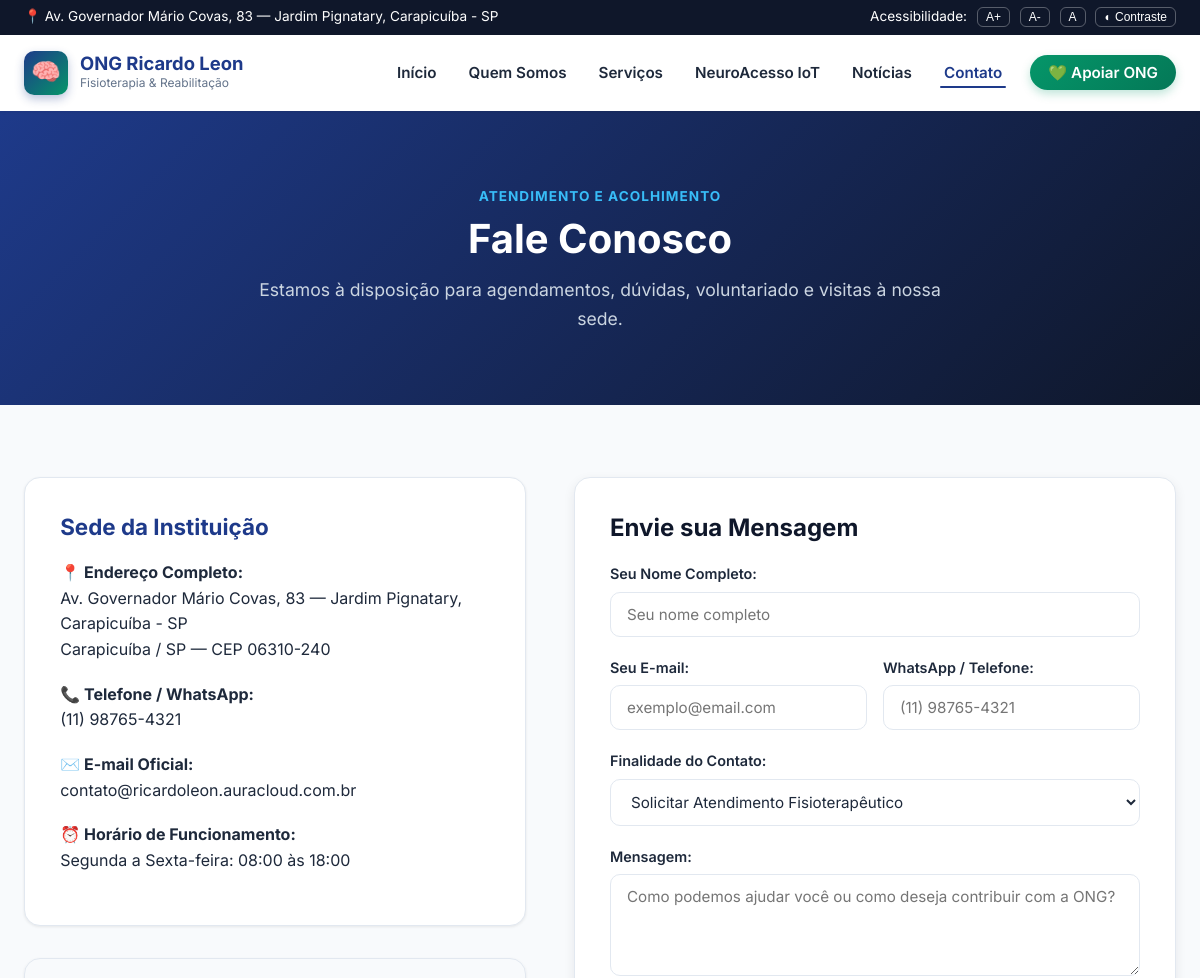
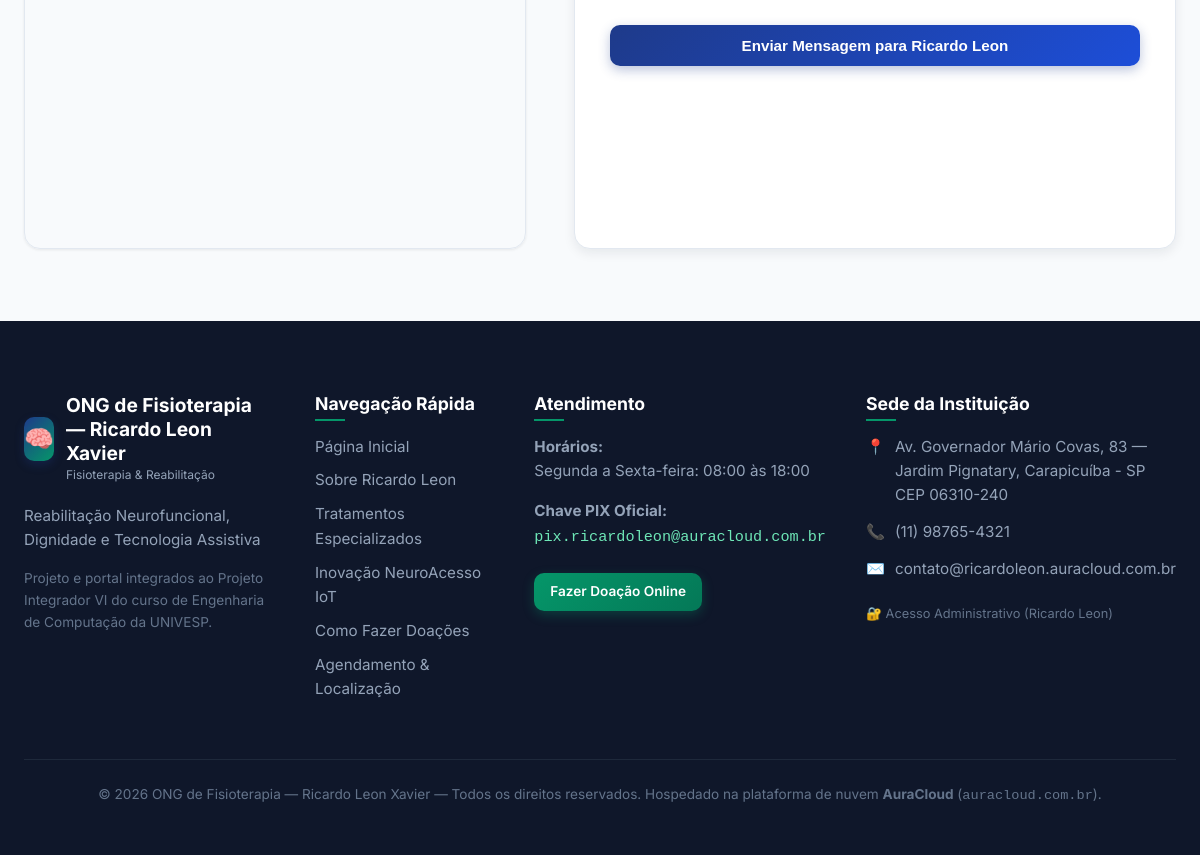
Screenshot of /contato/ with the database file from the repository (2 pictures, top to bottom).
### institucional/models.py (models this page shows, shortened)
class InformacoesONG(models.Model):
    nome = models.CharField(max_length=200, default="ONG de Fisioterapia — Ricardo Leon Xavier")
    slogan = models.CharField(max_length=255, default="Reabilitação Neurofuncional, Dignidade e Tecnologia Assistiva")
    endereco = models.CharField(max_length=255, default="Av. Governador Mário Covas, 83 — Jardim Pignatary, Carapicuíba - SP")
    cep = models.CharField(max_length=20, default="06310-240")
    telefone = models.CharField(max_length=30, default="(11) 98765-4321")
    email = models.EmailField(default="contato@ricardoleon.auracloud.com.br")
    chave_pix = models.CharField(max_length=100, default="financeiro@ongricardoleon.org.br")
    horario_funcionamento = models.CharField(max_length=150, default="Segunda a Sexta-feira: 08:00 às 18:00")
    sobre_texto = models.TextField(
        default="A ONG de Fisioterapia coordenada por Ricardo Leon Xavier dedica-se ao acolhimento e reabilitação de pessoas com sequelas neurológicas motoras graves decorrentes de AVE, paralisia cerebral e traumas raquimedulares na região de Carapicuíba e Grande São Paulo. Aliamos calor humano, dedicação clínica e a vanguarda da tecnologia assistiva para devolver autonomia e esperança aos nossos assistidos."
    )
    missao = models.TextField(default="Democratizar o acesso à fisioterapia neurofuncional especializada de alta qualidade para famílias em vulnerabilidade social.")
    visao = models.TextField(default="Ser centro de referência comunitária em reabilitação motora humanizada integrada a inovações de bioengenharia e IoT.")
    valores = models.TextField(default="Empatia, Ética, Respeito à Dignidade Humana, Inovação Acessível e Transparência Social.")
    class Meta:
        verbose_name = "Informações da ONG"
        verbose_name_plural = "Informações da ONG"

### institucional/views.py (the view)
# urls.py: path("contato/", views.contato, name="contato"),
def contato(request):
    info = get_ong_info()
    if request.method == "POST":
        form = MensagemContatoForm(request.POST)
        if form.is_valid():
            form.save()
            messages.success(
                request,
                "Mensagem enviada com sucesso! A equipe da ONG Ricardo Leon agradece seu contato.",
            )
            return redirect("contato")
    else:
        form = MensagemContatoForm()
    return render(request, "contato.html", {"info": info, "form": form})

### institucional/views.py (called while the page is built)
def get_ong_info():
    info = InformacoesONG.objects.first()
    if not info:
        info = InformacoesONG.objects.create()
    return info

### templates/contato.html (shortened to what this page needs)
{% extends "base.html" %}
{% block content %}
<section class="section-padding" style="background: linear-gradient(135deg, #1e3a8a 0%, #0f172a 100%); color: #fff; text-align: center;">
  <div class="container">
    <span class="section-tag" style="color: #38bdf8;">Atendimento e Acolhimento</span>
    <h1 style="color: #fff; font-size: 2.5rem; margin-bottom: 0.8rem;">Fale Conosco</h1>
    <p style="max-width: 700px; margin: 0 auto; color: #cbd5e1; font-size: 1.1rem;">
      Estamos à disposição para agendamentos, dúvidas, voluntariado e visitas à nossa sede.
    </p>
  </div>
</section>
<section class="section-padding" style="background: var(--bg-page);">
  <div class="container">
    <div style="display: grid; grid-template-columns: 1fr 1.2fr; gap: 3rem;">
      <div>
        <div style="background: #ffffff; padding: 2.2rem; border-radius: var(--radius-lg); border: 1px solid var(--border-color); box-shadow: var(--shadow-sm); margin-bottom: 2rem;">
          <h2 style="font-size: 1.4rem; color: var(--primary); margin-bottom: 1.2rem;">Sede da Instituição</h2>
          <div style="margin-bottom: 1.2rem;">
            <p><strong>📍 Endereço Completo:</strong><br>{{ info.endereco }}<br>Carapicuíba / SP — CEP {{ info.cep }}</p>
          </div>
          <div style="margin-bottom: 1.2rem;">
            <p><strong>📞 Telefone / WhatsApp:</strong><br>{{ info.telefone }}</p>
          </div>
          <div style="margin-bottom: 1.2rem;">
            <p><strong>✉️ E-mail Oficial:</strong><br>{{ info.email }}</p>
          </div>
          <div>
            <p><strong>⏰ Horário de Funcionamento:</strong><br>{{ info.horario_funcionamento }}</p>
          </div>
        </div>
        <div style="border-radius: var(--radius-lg); overflow: hidden; border: 1px solid var(--border-color); box-shadow: var(--shadow-sm);">
          <iframe
            src="https://www.google.com/maps/embed?pb=!1m18!1m12!1m3!1d3658.55835697368!2d-46.8402434!3d-23.5124016!2m3!1f0!2f0!3f0!3m2!1i1024!2i768!4f13.1!3m3!1m2!1s0x94cf0252b48e4e9b%3A0x1a8f9d5a9b71e8c0!2sAv.%20Gov.%20M%C3%A1rio%20Covas%2C%2083%20-%20Jardim%20Pignatary%2C%20Carapicu%C3%ADba%20-%20SP%2C%2006310-240!5e0!3m2!1spt-BR!2sbr!4v1700000000000"
            width="100%"
            height="260"
            style="border:0;"
            allowfullscreen=""
            loading="lazy"
>
          </iframe>
        </div>
      </div>
      <div style="background: #ffffff; padding: 2.2rem; border-radius: var(--radius-lg); border: 1px solid var(--border-color); box-shadow: var(--shadow-md);">
        <h2 style="font-size: 1.5rem; margin-bottom: 1.2rem;">Envie sua Mensagem</h2>
        <form method="post" action="{% url 'contato' %}">
          <div class="form-group">
            <label class="form-label" for="id_nome">Seu Nome Completo:</label>
            {{ form.nome }}
          </div>
          <div style="display: grid; grid-template-columns: 1fr 1fr; gap: 1rem;">
            <div class="form-group">
              <label class="form-label" for="id_email">Seu E-mail:</label>
              {{ form.email }}
            </div>
            <div class="form-group">
              <label class="form-label" for="id_telefone">WhatsApp / Telefone:</label>
              {{ form.telefone }}
            </div>
          </div>
          <div class="form-group">
            <label class="form-label" for="id_tipo">Finalidade do Contato:</label>
            {{ form.tipo }}
          </div>
          <div class="form-group">
            <label class="form-label" for="id_mensagem">Mensagem:</label>
            {{ form.mensagem }}
          </div>
          <button type="submit" class="btn btn-primary" style="width: 100%;">Enviar Mensagem para Ricardo Leon</button>
        </form>
      </div>
    </div>
  </div>
</section>
{% endblock %}

### templates/base.html (shortened to what this page needs)
{% load static %}
<!DOCTYPE html>
<html lang="pt-BR">
<head>
  <link rel="stylesheet" href="{% static 'css/style.css' %}">
</head>
<body>
  <aside class="top-accessibility-bar" aria-label="Ferramentas de Acessibilidade">
    <div class="container">
      <div>
        <span>📍 {{ info.endereco }}</span>
      </div>
      <div class="accessibility-tools">
        <span>Acessibilidade:</span>
        <button id="increaseFont" title="Aumentar Fonte">A+</button>
        <button id="decreaseFont" title="Diminuir Fonte">A-</button>
        <button id="resetFont" title="Restaurar Fonte">A</button>
        <button id="toggleContrast" title="Alternar Alto Contraste">◐ Contraste</button>
      </div>
    </div>
  </aside>
  <header class="main-header">
    <div class="container">
      <nav class="navbar" role="navigation" aria-label="Menu Principal">
        <a href="{% url 'home' %}" class="brand-logo" title="Página Inicial da ONG">
          <div class="brand-icon">🧠</div>
          <div class="brand-text">
            <h1>ONG Ricardo Leon</h1>
            <p>Fisioterapia & Reabilitação</p>
          </div>
        </a>
        <ul class="nav-links" id="navLinks">
          <li><a href="{% url 'home' %}" class="{% if request.resolver_match.url_name == 'home' %}active{% endif %}">Início</a></li>
          <li><a href="{% url 'sobre' %}" class="{% if request.resolver_match.url_name == 'sobre' %}active{% endif %}">Quem Somos</a></li>
          <li><a href="{% url 'servicos' %}" class="{% if request.resolver_match.url_name == 'servicos' %}active{% endif %}">Serviços</a></li>
          <li><a href="{% url 'neuroacesso' %}" class="{% if request.resolver_match.url_name == 'neuroacesso' %}active{% endif %}">NeuroAcesso IoT</a></li>
          <li><a href="{% url 'noticias' %}" class="{% if request.resolver_match.url_name == 'noticias' or request.resolver_match.url_name == 'noticia_detalhe' %}active{% endif %}">Notícias</a></li>
          <li><a href="{% url 'contato' %}" class="{% if request.resolver_match.url_name == 'contato' %}active{% endif %}">Contato</a></li>
          <li><a href="{% url 'doacoes' %}" class="btn-header-donate">💚 Apoiar ONG</a></li>
        </ul>
      </nav>
    </div>
  </header>
  <main id="conteudo-principal">
    {% block content %}{% endblock %}
  </main>
  <footer class="main-footer">
    <div class="container">
      <div class="footer-grid">
        <div class="footer-col">
          <div class="brand-logo" style="margin-bottom: 1.2rem;">
            <div class="brand-icon">🧠</div>
            <div class="brand-text">
              <h3 style="color: #fff; margin: 0; font-size: 1.2rem;">{{ info.nome }}</h3>
              <p style="color: #94a3b8;">Fisioterapia & Reabilitação</p>
            </div>
          </div>
          <p>{{ info.slogan }}</p>
          <p style="font-size: 0.85rem; color: #64748b;">
            Projeto e portal integrados ao Projeto Integrador VI do curso de Engenharia de Computação da UNIVESP.
          </p>
        </div>
        <div class="footer-col">
          <h4>Navegação Rápida</h4>
          <ul>
            <li><a href="{% url 'home' %}">Página Inicial</a></li>
            <li><a href="{% url 'sobre' %}">Sobre Ricardo Leon</a></li>
            <li><a href="{% url 'servicos' %}">Tratamentos Especializados</a></li>
            <li><a href="{% url 'neuroacesso' %}">Inovação NeuroAcesso IoT</a></li>
            <li><a href="{% url 'doacoes' %}">Como Fazer Doações</a></li>
            <li><a href="{% url 'contato' %}">Agendamento & Localização</a></li>
          </ul>
        </div>
        <div class="footer-col">
          <h4>Atendimento</h4>
          <p><strong>Horários:</strong><br>{{ info.horario_funcionamento }}</p>
          <p><strong>Chave PIX Oficial:</strong><br><code style="color: #6ee7b7;">{{ info.chave_pix }}</code></p>
          <p><a href="{% url 'doacoes' %}" class="btn btn-sm btn-success" style="margin-top: 0.5rem;">Fazer Doação Online</a></p>
        </div>
        <div class="footer-col">
          <h4>Sede da Instituição</h4>
          <div class="footer-contact-item">
            <span>📍</span>
            <span>{{ info.endereco }}<br>CEP {{ info.cep }}</span>
          </div>
          <div class="footer-contact-item">
            <span>📞</span>
            <span>{{ info.telefone }}</span>
          </div>
          <div class="footer-contact-item">
            <span>✉️</span>
            <span>{{ info.email }}</span>
          </div>
          <div style="margin-top: 1.2rem;">
            <a href="/admin/" style="font-size: 0.8rem; color: #64748b;" target="_blank">🔐 Acesso Administrativo (Ricardo Leon)</a>
          </div>
        </div>
      </div>
      <div class="footer-bottom">
        <p>© 2026 {{ info.nome }} — Todos os direitos reservados. Hospedado na plataforma de nuvem <strong>AuraCloud</strong> (<code>auracloud.com.br</code>).</p>
      </div>
    </div>
  </footer>
</body>
</html>

### rows the page displays
InformacoesONG: endereco "Av. Governador Mário Covas, 83 — Jardim Pignatary, Carapicuíba - SP", cep "06310-240", telefone "(11) 98765-4321", email "contato@ricardoleon.auracloud.com.br", horario_funcionamento "Segunda a Sexta-feira: 08:00 às 18:00", nome "ONG de Fisioterapia — Ricardo Leon Xavier", slogan "Reabilitação Neurofuncional, Dignidade e Tecnologia Assistiva", chave_pix "pix.ricardoleon@auracloud.com.br"
